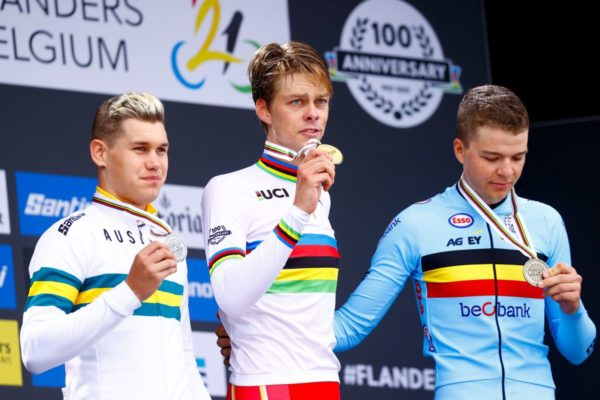
#> input picture python/openCV/messi.jpg, 600 x 400 px
$ python face_recognition-openCV.py
#> lines starting #> are read from the running program, lines starting #| are printed output that depends on the picture; after the words box and inside, x2 and y2 are one past the last pixel; in counts of white or black regions, pixels touching at a corner belong together
import cv2 as cv
import os

cv_base_dir = os.path.dirname(os.path.abspath(cv.__file__))
haar_model = os.path.join(cv_base_dir, 'data/haarcascade_frontalface_default.xml')

RED = (0, 0, 255)
img = cv.imread('messi.jpg')
#> img is the input picture: shape (400, 600, 3); mean B, G, R 143.9, 130.1, 126.9
img = cv.resize(img, None, fx=0.7, fy=0.7, interpolation=cv.INTER_CUBIC)
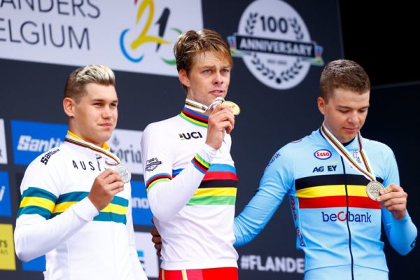
#> img: shape (280, 420, 3); mean B, G, R 143.9, 130.1, 126.9
cv.imshow('window', img)
gray = cv.cvtColor(img, cv.COLOR_BGR2GRAY)
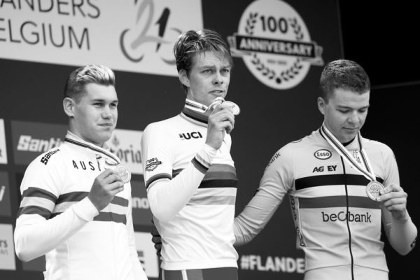
#> gray: shape (280, 420); min 0, max 255, mean 130.8
face_detector = cv.CascadeClassifier(haar_model)
face_rects = face_detector.detectMultiScale(gray,
    scaleFactor=1.1,
    minNeighbors=5,
    minSize=(30, 30),
    flags = cv.CASCADE_SCALE_IMAGE)
#> face_rects = [[190, 51, 51, 51], [82, 87, 48, 48], [330, 93, 46, 46]]
print(f'found {len(face_rects)} face(s)')
#| found 3 face(s)


for rect in face_rects:
    cv.rectangle(img,(rect[0],rect[1]),(rect[0]+rect[2],rect[1]+rect[3]), RED, 2)
#> this loop made 3 passes
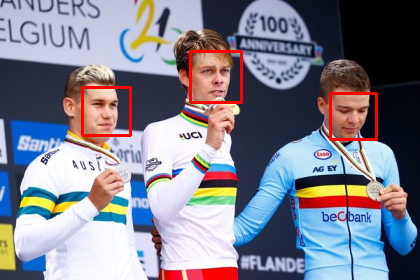
#> img: shape (280, 420, 3); 1.47% of pixels changed, all inside (x1, y1, x2, y2) = (81, 50, 378, 141)

cv.imshow('window', img)
cv.waitKey(0)

$ run again, with python/openCV/bob-marley.jpg copied over python/openCV/messi.jpg
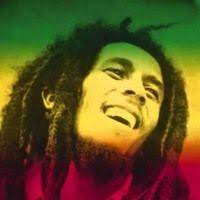
#> input picture python/openCV/bob-marley.jpg, 200 x 200 px
#> img is the input picture: shape (200, 200, 3); mean B, G, R 34, 82, 95.4
#> `gray = cv.cvtColor(img, cv.COLOR_BGR2GRAY)`:
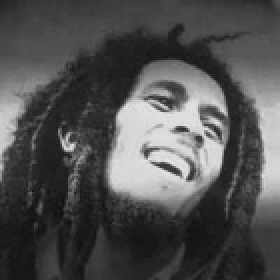
#> gray: shape (140, 140) (shown 2 times larger); min 13, max 231, mean 80.5
#> face_rects = [[56, 26, 75, 75]]
#| found 1 face(s)
#> the loop `for rect in face_rects:` made 1 pass
#> after the loop `for rect in face_rects:`:
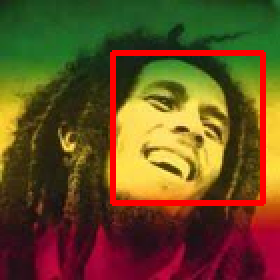
#> img: shape (140, 140, 3) (shown 2 times larger); mean B, G, R 32.7, 77.6, 102.1

$ run again, with python/openCV/face-bob.jpg copied over python/openCV/messi.jpg
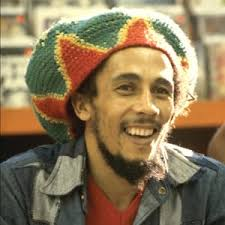
#> input picture python/openCV/face-bob.jpg, 225 x 225 px
#> img is the input picture: shape (225, 225, 3); mean B, G, R 88, 120, 139
#> `gray = cv.cvtColor(img, cv.COLOR_BGR2GRAY)`:
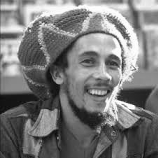
#> gray: shape (158, 158); min 12, max 255, mean 121.9
#> face_rects = [[64, 34, 75, 75]]
#| found 1 face(s)
#> the loop `for rect in face_rects:` made 1 pass
#> after the loop `for rect in face_rects:`:
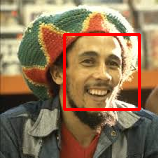
#> img: shape (158, 158, 3); mean B, G, R 84.7, 115.2, 142.3
